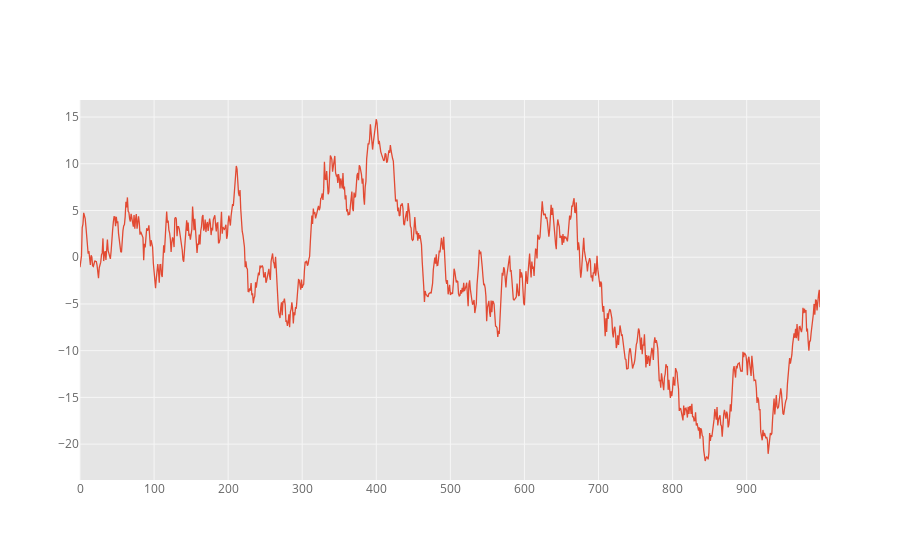

The code cell stored with this chart in its notebook:
### Markdown cell above
You can plot one column versus another using the *x* and *y* keywords in `iplot`

### Code cell
df3 = pd.DataFrame(np.random.randn(1000, 2), columns=['B', 'C']).cumsum()
df3['A'] = pd.Series(list(range(len(df3))))
df3.iplot(x='A', y='B')

### Figure 1 — Plotly figure (JSON) as saved in the notebook; plotly's stock layout.template omitted (floating-point values rounded to 4 significant figures; data arrays with more than 128 entries replaced by an {"elided": "..."} marker saying what was removed)
{"data": [{"line": {"color": "rgba(226, 74, 51, 1.0)", "dash": "solid", "shape": "linear", "width": 1.3}, "mode": "lines", "name": "B", "text": "", "type": "scatter", "uid": "6dd5b03a-1d46-48e2-94b4-680813334827", "x": {"elided": "1000 int values"}, "y": {"elided": "1000 float values"}}], "layout": {"legend": {"bgcolor": "#FFFFFF", "font": {"color": "#666666"}}, "paper_bgcolor": "#FFFFFF", "plot_bgcolor": "#E5E5E5", "title": {"font": {"color": "#151516"}}, "xaxis": {"gridcolor": "#F6F6F6", "showgrid": true, "tickfont": {"color": "#666666"}, "title": {"font": {"color": "#666666"}, "text": ""}, "zerolinecolor": "#F6F6F6"}, "yaxis": {"gridcolor": "#F6F6F6", "showgrid": true, "tickfont": {"color": "#666666"}, "title": {"font": {"color": "#666666"}, "text": ""}, "zerolinecolor": "#F6F6F6"}}}
